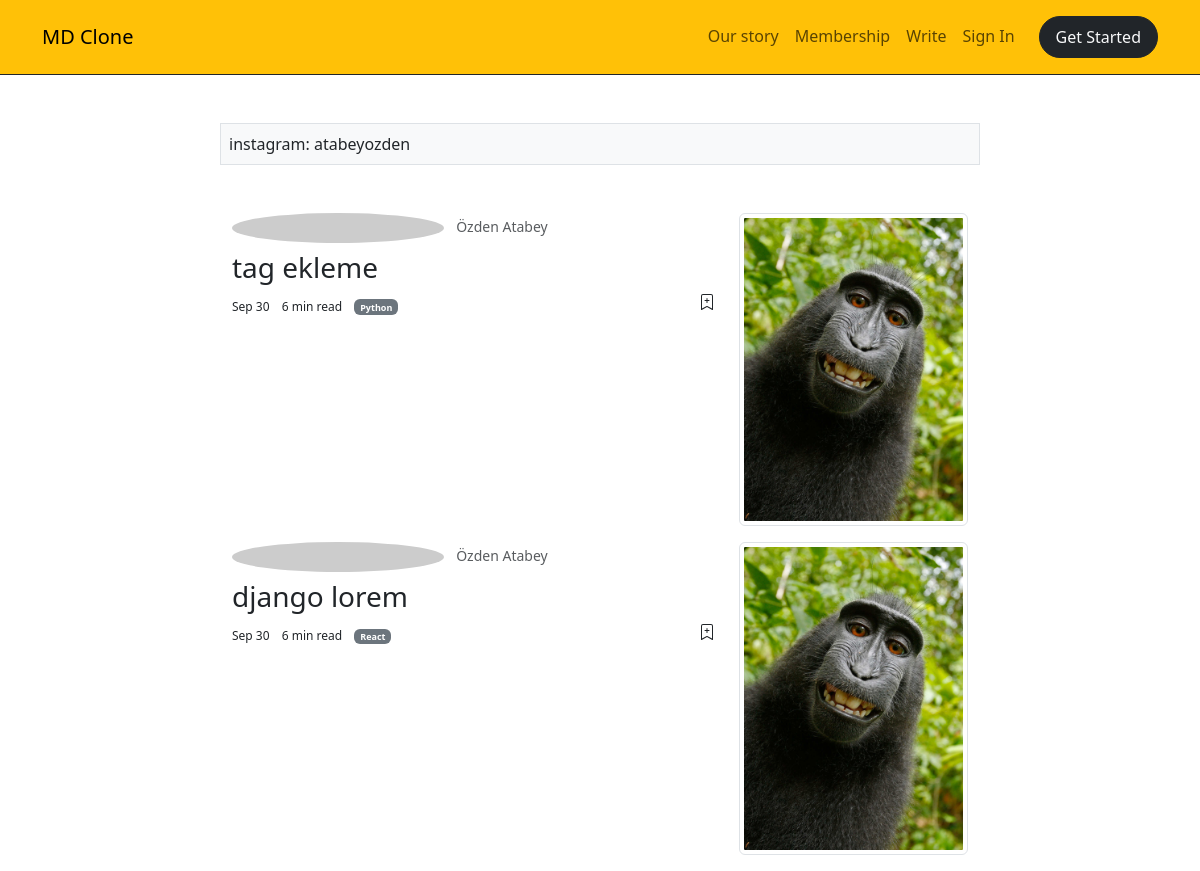
Page /read/ozdenatabey/ on the committed database.
### user_profile/models.py (models this page shows)
class Profile(models.Model):
    user = models.OneToOneField(User, on_delete=models.CASCADE)
    avatar = models.ImageField(upload_to='avatar')
    instagram = models.CharField(max_length=200)
    slug = models.SlugField(max_length=200)
    def get_absolute_url(self):
        return reverse(
            'read:all_posts_view',
            kwargs={
                "user_slug": self.slug,
            }
        )

### blog/models.py (models this page shows, shortened)
class CommonModel(models.Model):
    title = models.CharField(max_length=200)
    slug = AutoSlugField(populate_from='title', unique=True, )
    is_active = models.BooleanField(default=False)
    created_at = models.DateTimeField(auto_now_add=True)
    updated_at = models.DateTimeField(auto_now=True)
    class Meta:
        abstract = True
        ordering = ('title',)

class BlogPost(CommonModel):
    user = models.ForeignKey(User, on_delete=models.CASCADE)
    category = models.ForeignKey(Category, on_delete=models.SET_NULL, null=True)
    tag = models.ManyToManyField(Tag)
    cover_image = models.ImageField(upload_to='post')
    content = tinymce_models.HTMLField(blank=True, null=True)
    view_count = models.PositiveBigIntegerField(default=0)
    class Meta:
        ordering = ('-created_at',)

class Category(CommonModel):
    def __str__(self):
        return self.title

### read/views.py (the view)
# urls.py: path('<slug:user_slug>/', all_posts_view, name='all_posts_view'),
def all_posts_view(request, user_slug):
    profile = get_object_or_404(Profile, slug=user_slug)
    context = dict(
        profile=profile,
        posts = BlogPost.objects.filter(user=profile.user, is_active=True)
    )
    return render(request, 'read/all_posts.html', context)

### read/templates/read/all_posts.html
{% extends 'core/base.html' %}
{% block content %}
<div class="container">
    <div class="row">
        <div class="col-sm-8 offset-sm-2 bg-light border mt-5 p-2">
            instagram: {{ profile.instagram }}
        </div>
        <div class="col-sm-8 offset-sm-2 mt-5">
            {% for post in posts %}
              {% include 'blog/components/post.html' %}
            {% endfor %}
        </div>
    </div>
</div>
{% endblock content %}

### templates/core/base.html (shortened to what this page needs)
{% load static %}
<!DOCTYPE html>
<html lang="tr">
  <head>
    <link rel="stylesheet" href="{% static 'css/bootstrap.min.css' %}" />
    <link rel="stylesheet" href="{% static 'css/style.css' %}" />
  </head>
  <body>
    {% include 'core/navbar.html' %}
    {% block content %}
    {% endblock content %}
  </body>
</html>

### templates/core/navbar.html (shortened to what this page needs)
    <nav class="navbar navbar-expand-lg bg-warning border-bottom border-dark">
        <div class="container py-2">
            <a class="navbar-brand" href="{% url 'home_view' %}">MD Clone</a>
            <div class="collapse navbar-collapse" id="navbarNavAltMarkup">
                <div class="navbar-nav ms-auto">
                    <a class="nav-link" aria-current="page" href="#">
                        Our story
                    </a>
                    <a class="nav-link" href="#">
                        Membership
                    </a>
                    <a class="nav-link" href="{% url 'blog:create_blog_post_view' %}">Write</a>
                    {% if not request.user.is_authenticated %}
                    <a class="nav-link" href="{% url 'user_profile:login_view' %}">
                        Sign In
                    </a>
                    <a class="nav-link btn btn-dark text-light px-3 rounded-pill ms-3"
                        href="{% url 'user_profile:register_view' %}">
                        Get Started
                    </a>
                    {% else %}
                    <a class="nav-link" href="#">{{ request.user.username }}</a>
                    <a class="nav-link btn btn-dark text-light px-3 rounded-pill ms-3"
                        href="{% url 'user_profile:logout_view' %}">
                        Logout
                    </a>
                    {% endif %}
                </div>
            </div>
        </div>
    </nav>

### blog/templates/blog/components/post.html (shortened to what this page needs)
{% load thumbnail %}
<article class="row mb-3">
    <div class="col-sm-8">
      <div>
        <a href="{{ post.user.profile.get_absolute_url }}" class="text-decoration-none text-muted">
          <img
            src="https://picsum.photos/id/212/30/30?grayscale"
            class="rounded-circle"
            alt=""
          />
          <small class="ms-2">{{ post.user.get_full_name }}</small>
        </a>
      </div>
      <h3 class="mt-2">{{ post.title }}</h3>
      <ul class="list-inline">
        <li class="list-inline-item fs-12">Sep 30</li>
        <li class="list-inline-item fs-12">6 min read</li>
        <li class="list-inline-item fs-12">
          <span class="badge bg-secondary">{{ post.category }}</span>
        </li>
        <li class="list-inline-item fs-12 float-end">
        </li>
      </ul>
    </div>
    <div class="col-sm-4">
      <img
        src="{{ post.cover_image|thumbnail_url:'thumbnail' }}"
        alt=""
        class="w-100 img-thumbnail"
      />
    </div>
  </article>

### static_files/css/style.css (style rules this page uses)
.fs-12 { font-size: 12px; }

### rows in the picture
Profile: instagram "atabeyozden"
BlogPost: user.get_full_name "Özden Atabey", title "tag ekleme", category "Python", cover_image|thumbnail_url (picture)
BlogPost: user.get_full_name "Özden Atabey", title "django lorem", category "React", cover_image|thumbnail_url (picture)
